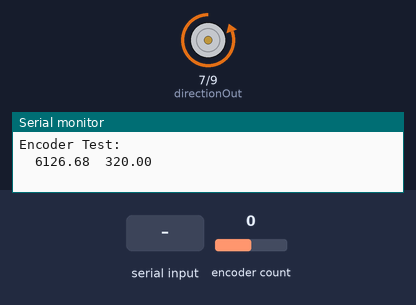
Simulated run of this sketch. Board: Arduino Uno, built with avr-gcc and run on an emulated ATmega328P. Parts: direction and speed pins drawn as motors (green arrow = direction pin HIGH = forward, orange = LOW = backward, longer = more drive), the last lines printed to the serial monitor. Inputs (shaded band) come from the test bench; at power-on: encoder count 0.

Above: at 1.2 s.
1.3 s: "1\n" received over Serial
At 7.0 s:
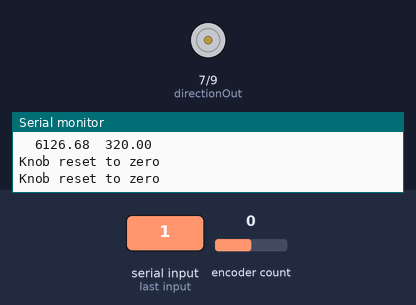
Timing chart, 0 to 8.5 s (numbered marks = the images above; inputs shaded):
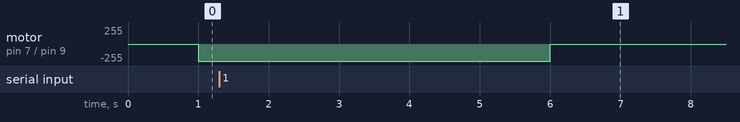

The sketch:

encoder_test.ino
```cpp
#include <Encoder.h> //encoder library added to make position detection easier
//Pin Assignments
Encoder knobLeft(3,5);
const int powerPin = 4;
const int directionOut = 7;
const int speedOut = 9;
double newTime;
double oldTime;
double deltaT;
double velocity;
void setup() {
  Serial.begin(9600);
  Serial.println("Encoder Test:");
  pinMode(powerPin, OUTPUT);
  digitalWrite(powerPin, HIGH); //give power to the motor
  pinMode(directionOut, OUTPUT);
  digitalWrite(directionOut, LOW); //set direction of motor
  pinMode(speedOut, OUTPUT);
}
long positionLeft = -999;
double startTime = 0;
void loop() {
  //analogWrite(speedOut, 127);
  if (millis() == 1000){ //delay step response by 1 second
    digitalWrite(speedOut, HIGH);
    startTime = micros();
  }
  if (millis() >= 6000){
    digitalWrite(speedOut, LOW);
  }
  long newLeft;
  newLeft = knobLeft.read();
  if (newLeft != positionLeft){
    newTime = (double)micros();

//    Serial.print("Left = ");
//    Serial.print(newLeft);
    Serial.print("\t");

    deltaT = newTime - oldTime;
    velocity = (double)(newLeft - positionLeft) / deltaT;
    velocity = velocity*3.14*1000000.0/1600.0; //velocity in radians per second conversion
    Serial.print(velocity);
    Serial.print("\t");
    Serial.print(newTime - startTime);
    Serial.print("\n");

    oldTime = newTime;
    positionLeft = newLeft;
  }
  if (Serial.available()){ //reset case
    Serial.read();
    Serial.println("Knob reset to zero");
    knobLeft.write(0);
  }
  //delay(millis()%50);
}
```
